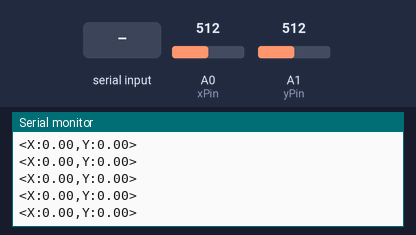
Simulated run of this sketch. Board: Arduino Uno, built with avr-gcc and run on an emulated ATmega328P. On the bench: the last lines printed to the serial monitor. Inputs (shaded band) come from the test bench; at power-on: A0 (xPin) = 512, A1 (yPin) = 512.

Above: at 1.2 s.
1.3 s: A0 (xPin) set to 716
At 1.32 s:
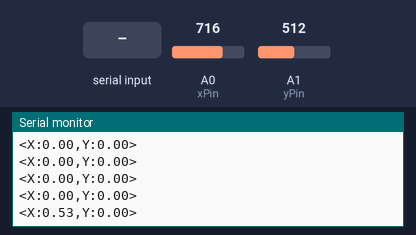
2.8 s: A1 (yPin) set to 716
At 2.83 s:
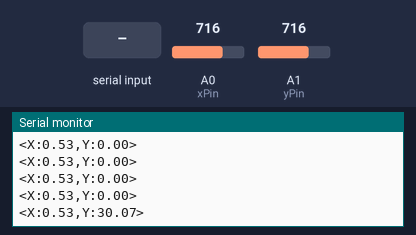
4.3 s: A0 (xPin) set to 900
At 4.35 s:
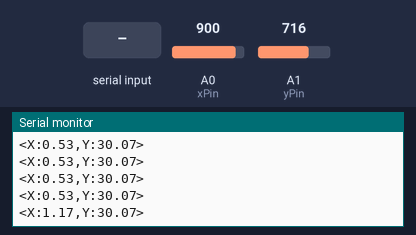
5.8 s: "MODE:1\n" received over Serial
At 5.87 s:
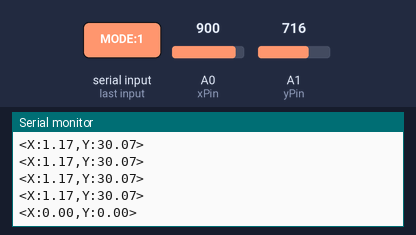
Timing chart, 0 to 8.8 s (numbered marks = the images above; inputs shaded):
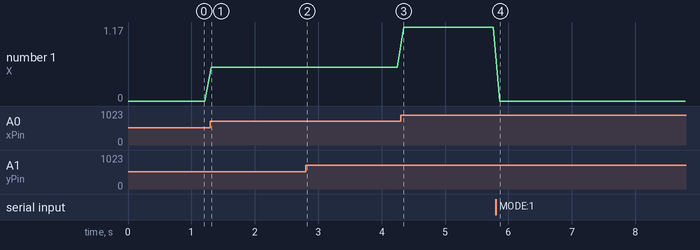

Measured:
- after the input at 1.3 s, the serial monitor: prints a new line at once (image 1)
- after the input at 2.8 s, the serial monitor: prints a new line at once (image 2)
- after the input at 4.3 s, the serial monitor: prints a new line after 0.05 s (image 3)
- after the input at 5.8 s, the serial monitor: prints a new line after 0.06 s (image 4)
- plotted number 1: 0 → 0.53 after the input at 1.3 s, 0.53 → 1.17 after the input at 4.3 s, 1.17 → 0 after the input at 5.8 s

The sketch:

joystick_control.ino
```cpp
// Arduino Code: joystick_control.ino

// Pin Definitions
const int xPin = A0; // X-axis analog input
const int yPin = A1; // Y-axis analog input
const int swPin = 2; // Push button input (not used in this code)

// Constants for joystick calibration
const int joystickCenter = 512; // Center value for analog readings
const int deadZone = 50;        // Dead zone to prevent noise around center position

// Maximum output values
const float xMaxOutput = 1.6; // Max value for X-axis
const int yMaxOutput = 90;    // Max value for Y-axis

// Variables to hold joystick values
float xValue = 0.0;
float yValue = 0.0;

// Variables to hold software input values
float xSoftwareValue = 0.0;
float ySoftwareValue = 0.0;

// Control mode: 0 = hardware joystick, 1 = software control
int controlMode = 0;

void setup()
{
    Serial.begin(9600);           // Initialize serial communication at 9600 baud
    pinMode(swPin, INPUT_PULLUP); // Configure the push button pin (if needed)
}

void loop()
{
    // Check for serial input
    if (Serial.available() > 0)
    {
        String inputString = Serial.readStringUntil('\n');
        inputString.trim();

        // Process the serial command
        processSerialCommand(inputString);
    }

    // Depending on control mode, update values
    if (controlMode == 0)
    {
        // Hardware joystick control
        int rawX = analogRead(xPin); // Read raw X-axis value
        int rawY = analogRead(yPin); // Read raw Y-axis value

        // Process joystick inputs
        xValue = processJoystickAxis(rawX, xMaxOutput);
        yValue = processJoystickAxis(rawY, yMaxOutput);
    }
    else if (controlMode == 1)
    {
        // Software control
        xValue = xSoftwareValue;
        yValue = ySoftwareValue;
    }

    // Send the values over serial in a formatted string with start and end markers
    Serial.print("<X:");
    Serial.print(xValue, 2); // Limit to 2 decimal places
    Serial.print(",Y:");
    Serial.print(yValue, 2); // Limit to 2 decimal places
    Serial.println(">");

    delay(100); // Delay to control the update rate
}

// Function to process and map joystick axis values
float processJoystickAxis(int rawValue, float maxOutput)
{
    float outputValue = 0.0;

    if (rawValue > (joystickCenter + deadZone))
    {
        // Positive movement
        float percent = (float)(rawValue - (joystickCenter + deadZone)) / (1023 - (joystickCenter + deadZone));
        outputValue = percent * maxOutput;
        outputValue = constrain(outputValue, 0.0, maxOutput);
    }
    else if (rawValue < (joystickCenter - deadZone))
    {
        // Negative movement
        float percent = (float)((joystickCenter - deadZone) - rawValue) / ((joystickCenter - deadZone) - 0);
        outputValue = percent * maxOutput;
        outputValue = constrain(outputValue, 0.0, maxOutput);
    }
    else
    {
        // Within dead zone
        outputValue = 0.0;
    }

    return outputValue;
}

// Function to process serial commands from Python
void processSerialCommand(String command)
{
    // Example command format: "MODE:1" or "X:1.2,Y:45.0"
    if (command.startsWith("MODE:"))
    {
        // Change control mode
        int mode = command.substring(5).toInt();
        if (mode == 0 || mode == 1)
        {
            controlMode = mode;
        }
    }
    else if (command.startsWith("X:"))
    {
        // Parse X and Y values
        int commaIndex = command.indexOf(',');
        if (commaIndex > 0)
        {
            String xStr = command.substring(2, commaIndex);
            String yStr = command.substring(commaIndex + 3); // Skip ",Y:"

            xSoftwareValue = xStr.toFloat();
            ySoftwareValue = yStr.toFloat();
        }
    }
}
```
